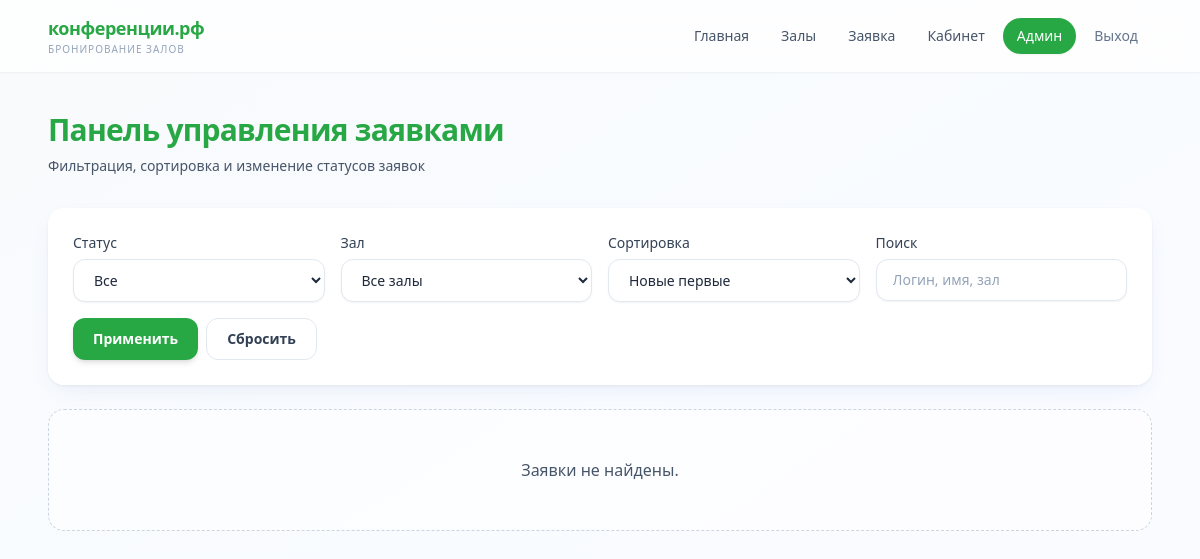
Before: /admin-panel/ (signed in) with the older database file.
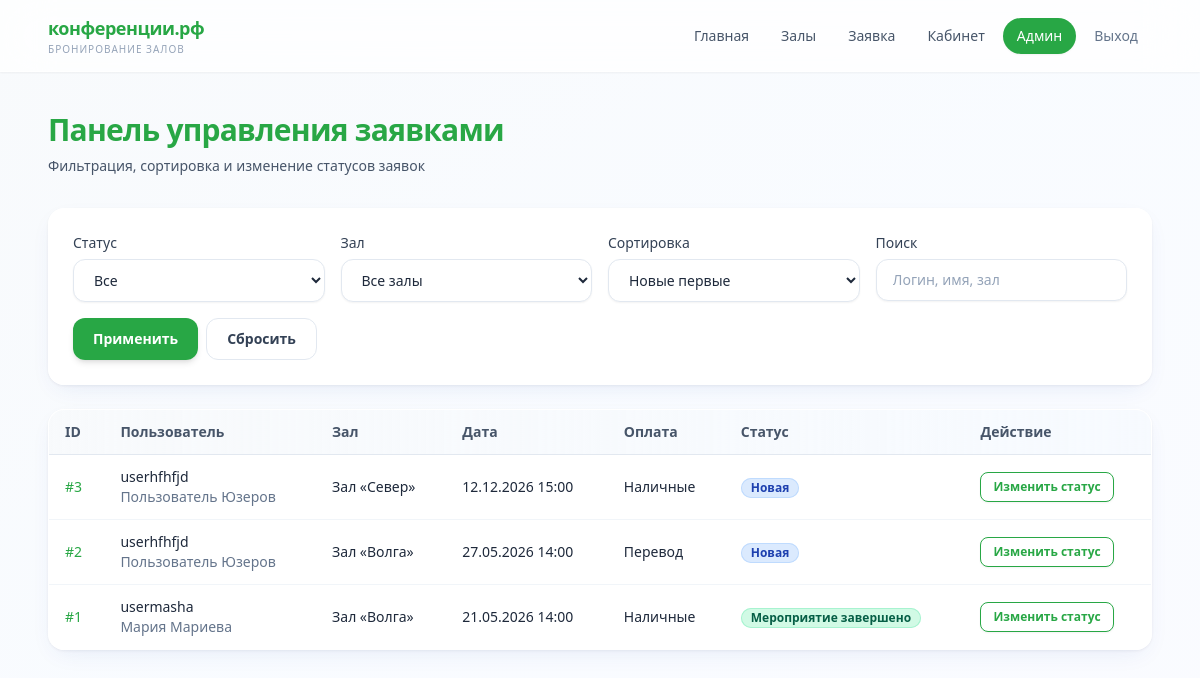
After: the same page with the newer database file.
### portal/models.py (models this page shows, shortened)
class Booking(models.Model):
    STATUS_NEW = 'new'
    STATUS_ASSIGNED = 'assigned'
    STATUS_COMPLETED = 'completed'
    STATUS_CHOICES = [
        (STATUS_NEW, 'Новая'),
        (STATUS_ASSIGNED, 'Мероприятие назначено'),
        (STATUS_COMPLETED, 'Мероприятие завершено'),
    ]
    PAYMENT_CASH = 'cash'
    PAYMENT_TRANSFER = 'transfer'
    PAYMENT_CHOICES = [
        (PAYMENT_CASH, 'Наличные'),
        (PAYMENT_TRANSFER, 'Перевод'),
    ]
    user = models.ForeignKey(
        settings.AUTH_USER_MODEL,
        on_delete=models.CASCADE,
        related_name='bookings',
        verbose_name='Пользователь',
    )
    room = models.ForeignKey(
        Room,
        on_delete=models.PROTECT,
        related_name='bookings',
        verbose_name='Помещение',
    )
    start_datetime = models.DateTimeField(verbose_name='Дата и время начала')
    payment_method = models.CharField(
        max_length=20,
        choices=PAYMENT_CHOICES,
        verbose_name='Способ оплаты',
    )
    status = models.CharField(
        max_length=20,
        choices=STATUS_CHOICES,
        default=STATUS_NEW,
        verbose_name='Статус',
    )
    created_at = models.DateTimeField(auto_now_add=True, verbose_name='Создана')
    class Meta:
        verbose_name = 'Заявка'
        verbose_name_plural = 'Заявки'
        ordering = ['-created_at']

class Room(models.Model):
    name = models.CharField(max_length=200, verbose_name='Название')
    description = models.TextField(blank=True, verbose_name='Описание')
    capacity = models.PositiveIntegerField(default=100, verbose_name='Вместимость')
    is_active = models.BooleanField(default=True, verbose_name='Доступен')
    class Meta:
        verbose_name = 'Зал'
        verbose_name_plural = 'Залы'
        ordering = ['name']

### portal/views.py (the view, shortened to what this page needs)
# urls.py: path('admin-panel/', views.admin_panel, name='admin_panel'),
@user_passes_test(staff_check, login_url='home')
def admin_panel(request):
    status_filter = request.GET.get('status', '')
    room_filter = request.GET.get('room', '')
    sort = request.GET.get('sort', '-created_at')
    search = request.GET.get('q', '')
    allowed_sorts = {
        'created_at': 'created_at',
        '-created_at': '-created_at',
        'start_datetime': 'start_datetime',
        '-start_datetime': '-start_datetime',
        'status': 'status',
    }
    order = allowed_sorts.get(sort, '-created_at')
    qs = Booking.objects.select_related('user', 'room', 'review')
    if status_filter:
        qs = qs.filter(status=status_filter)
    if room_filter:
        qs = qs.filter(room_id=room_filter)
    qs = qs.order_by(order)
    paginator = Paginator(qs, 10)
    page_number = request.GET.get('page', 1)
    page_obj = paginator.get_page(page_number)
    return render(request, 'admin_panel.html', {
        'page_obj': page_obj,
        'rooms': Room.objects.all(),
        'status_filter': status_filter,
        'room_filter': room_filter,
        'sort': sort,
        'search': search,
        'status_choices': Booking.STATUS_CHOICES,
    })

### portal/views.py (called while the page is built)
def staff_check(user):
    return user.is_authenticated and user.is_staff

### templates/admin_panel.html (shortened to what the changed rows need)
{% extends 'base.html' %}
{% load static %}
{% block content %}
<header class="mb-8">
    <h1 class="text-2xl font-bold tracking-tight text-brand-950 sm:text-3xl">Панель управления заявками</h1>
    <p class="mt-2 text-sm text-slate-600">Фильтрация, сортировка и изменение статусов заявок</p>
</header>
<form method="get" class="mb-6 rounded-2xl border border-white/80 bg-white/90 p-5 shadow-card backdrop-blur-sm sm:p-6">
    <div class="grid grid-cols-1 gap-4 sm:grid-cols-2 lg:grid-cols-4">
    </div>
    <div class="mt-4 flex flex-wrap gap-2">
    </div>
</form>
{% if page_obj.object_list %}
<div class="overflow-hidden rounded-2xl border border-white/80 bg-white/90 shadow-card backdrop-blur-sm">
    <div class="overflow-x-auto">
        <table class="admin-table w-full min-w-[640px] text-sm">
            <thead>
                <tr class="border-b border-slate-200 bg-gradient-to-r from-slate-50 to-brand-50/50">
                    <th class="px-4 py-3 text-left font-semibold text-slate-600">ID</th>
                    <th class="px-4 py-3 text-left font-semibold text-slate-600">Пользователь</th>
                    <th class="px-4 py-3 text-left font-semibold text-slate-600">Зал</th>
                    <th class="px-4 py-3 text-left font-semibold text-slate-600">Дата</th>
                    <th class="px-4 py-3 text-left font-semibold text-slate-600">Оплата</th>
                    <th class="px-4 py-3 text-left font-semibold text-slate-600">Статус</th>
                    <th class="px-4 py-3 text-left font-semibold text-slate-600">Действие</th>
                </tr>
            </thead>
            <tbody class="divide-y divide-slate-100">
                {% for booking in page_obj %}
                <tr class="transition hover:bg-brand-50/30">
                    <td class="px-4 py-3 font-medium text-brand-800">#{{ booking.pk }}</td>
                    <td class="px-4 py-3">{{ booking.user.username }}<br><span class="text-slate-500">{{ booking.user.get_full_name }}</span></td>
                    <td class="px-4 py-3">{{ booking.room.name }}</td>
                    <td class="px-4 py-3 whitespace-nowrap">{{ booking.start_datetime|date:"d.m.Y H:i" }}</td>
                    <td class="px-4 py-3">{{ booking.get_payment_method_display }}</td>
                    <td class="px-4 py-3">{% include 'partials/status_badge.html' with status=booking.status label=booking.get_status_display %}</td>
                    <td class="px-4 py-3">
                        <button type="button"
                                class="rounded-lg border border-brand-200 bg-white px-3 py-1.5 text-xs font-semibold text-brand-700 shadow-sm transition hover:bg-brand-50"
                                data-admin-modal="{{ booking.pk }}"
                                data-current="{{ booking.status }}"
                                data-user="{{ booking.user.username }}"
                                data-room="{{ booking.room.name }}">
                            Изменить статус
                        </button>
                    </td>
                </tr>
                {% endfor %}
            </tbody>
        </table>
    </div>
</div>
{% else %}
<article class="rounded-2xl border border-dashed border-slate-300 bg-white/60 py-12 text-center text-slate-600">Заявки не найдены.</article>
{% endif %}
{% endblock %}

### templates/partials/status_badge.html
{% if status == 'new' %}
<span class="inline-flex items-center rounded-full bg-blue-100 px-2.5 py-0.5 text-xs font-semibold text-blue-800 ring-1 ring-inset ring-blue-200">{{ label }}</span>
{% elif status == 'assigned' %}
<span class="inline-flex items-center rounded-full bg-amber-100 px-2.5 py-0.5 text-xs font-semibold text-amber-900 ring-1 ring-inset ring-amber-200">{{ label }}</span>
{% elif status == 'completed' %}
<span class="inline-flex items-center rounded-full bg-emerald-100 px-2.5 py-0.5 text-xs font-semibold text-emerald-800 ring-1 ring-inset ring-emerald-200">{{ label }}</span>
{% else %}
<span class="inline-flex items-center rounded-full bg-slate-100 px-2.5 py-0.5 text-xs font-semibold text-slate-700">{{ label }}</span>
{% endif %}

Changed rows visible on the page:
added Booking: pk "3", user.username "userhfhfjd", user.get_full_name "Пользователь Юзеров", room.name "Зал «Север»", start_datetime "12.12.2026 15:00", payment_method "Наличные", label "Новая"
added Booking: pk "2", user.username "userhfhfjd", user.get_full_name "Пользователь Юзеров", room.name "Зал «Волга»", start_datetime "27.05.2026 14:00", payment_method "Перевод", label "Новая"
added Booking: pk "1", user.username "usermasha", user.get_full_name "Мария Мариева", room.name "Зал «Волга»", start_datetime "21.05.2026 14:00", payment_method "Наличные", label "Мероприятие завершено"
Other visible differences:
text no longer shown: "Заявки не найдены."
text now shown: "ID Пользователь Зал Дата Оплата Статус Действие"
